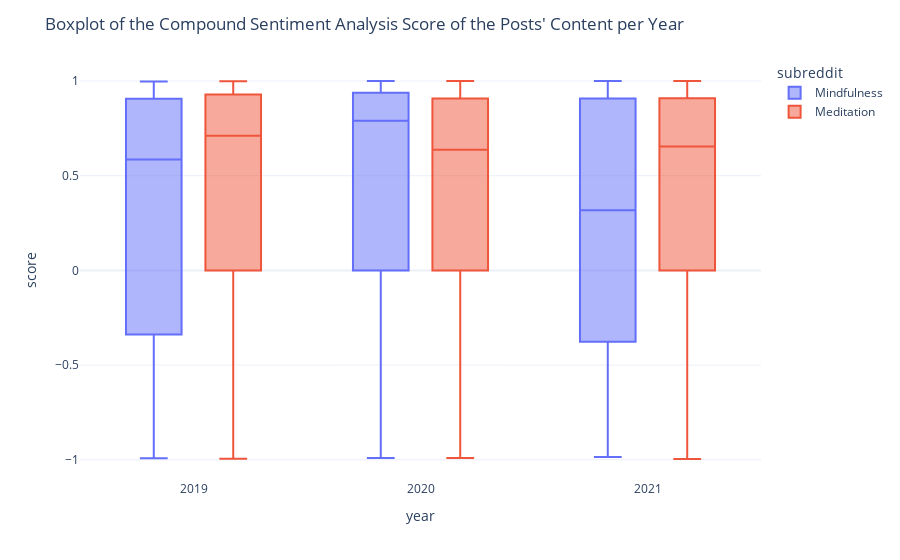

Source (notebook cell):
### Markdown cell above
#### b) Body

### Code cell
fig = px.box(body_scores, x="year", y="score", color="subreddit")
fig.update_traces(quartilemethod="exclusive") # or "inclusive", or "linear" by default
fig.update_layout(title = "Boxplot of the Compound Sentiment Analysis Score of the Posts' Content per Year")
fig.show()

### Figure 1 — Plotly figure (JSON) as saved in the notebook; plotly's stock layout.template omitted (floating-point values rounded to 4 significant figures; data arrays with more than 128 entries replaced by an {"elided": "..."} marker saying what was removed)
{"data": [{"alignmentgroup": "True", "hovertemplate": "subreddit=Mindfulness<br>year=%{x}<br>score=%{y}<extra></extra>", "legendgroup": "Mindfulness", "marker": {"color": "#636efa"}, "name": "Mindfulness", "notched": false, "offsetgroup": "Mindfulness", "orientation": "v", "quartilemethod": "exclusive", "showlegend": true, "type": "box", "x": {"elided": "448 str values"}, "x0": " ", "xaxis": "x", "y": {"elided": "448 float values"}, "y0": " ", "yaxis": "y"}, {"alignmentgroup": "True", "hovertemplate": "subreddit=Meditation<br>year=%{x}<br>score=%{y}<extra></extra>", "legendgroup": "Meditation", "marker": {"color": "#EF553B"}, "name": "Meditation", "notched": false, "offsetgroup": "Meditation", "orientation": "v", "quartilemethod": "exclusive", "showlegend": true, "type": "box", "x": {"elided": "2290 str values"}, "x0": " ", "xaxis": "x", "y": {"elided": "2290 float values"}, "y0": " ", "yaxis": "y"}], "layout": {"boxmode": "group", "legend": {"title": {"text": "subreddit"}, "tracegroupgap": 0}, "margin": {"t": 60}, "title": {"text": "Boxplot of the Compound Sentiment Analysis Score of the Posts' Content per Year"}, "xaxis": {"anchor": "y", "domain": [0, 1], "title": {"text": "year"}}, "yaxis": {"anchor": "x", "domain": [0, 1], "title": {"text": "score"}}}}
